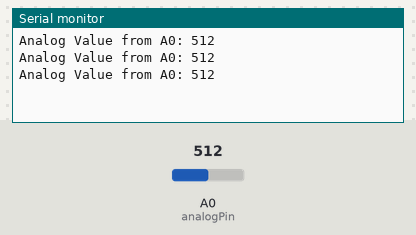
Bench run of a sketch on a simulated Arduino Uno, built with avr-gcc and run on an emulated ATmega328P. Parts: the last lines printed to the serial monitor. Inputs (shaded band) come from the test bench; at power-on: A0 (analogPin) = 512.

Above: at 1.3 s.
1.4 s: A0 (analogPin) set to 716
At 1.9 s:
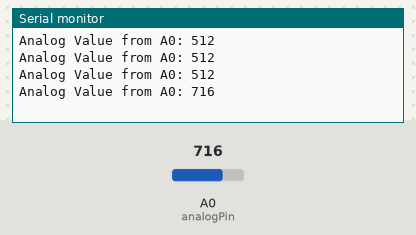
2.9 s: A0 (analogPin) set to 900
At 3.4 s:
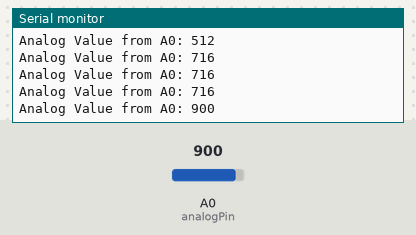
Timing chart, 0 to 5.9 s (numbered marks = the images above; inputs shaded):
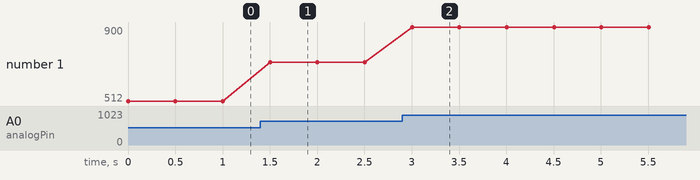

Measured:
- after the input at 1.4 s, the serial monitor: prints a new line after 0.10 s (image 1)
- after the input at 2.9 s, the serial monitor: prints a new line after 0.10 s (image 2)
- plotted number 1: 512 → 716 after the input at 1.4 s, 716 → 900 after the input at 2.9 s

The sketch:

code_for_dac_reading_values.ino
```cpp
// Define the analog input pin
const int analogPin = A0;

void setup() {
  // Start serial communication at 9600 baud
  Serial.begin(9600);
}

void loop() {
  // Read the analog value from the pin
  int analogValue = analogRead(analogPin);

  // Print the value to the Serial Monitor
  Serial.print("Analog Value from A0: ");
  Serial.println(analogValue);

  // Small delay for readability
  delay(500); // 500 milliseconds
}
```
